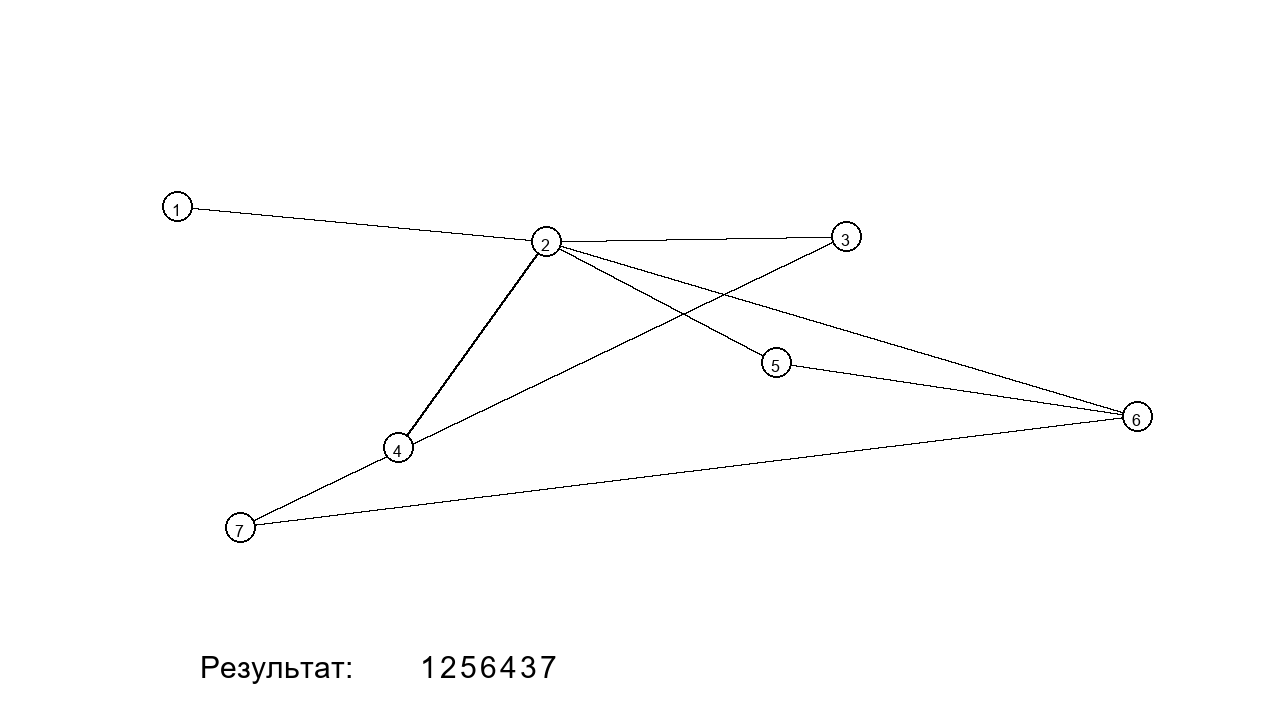

The Python source for this figure:
from PIL import Image, ImageDraw, ImageFont 
from random import randint 

videoDimensions = (1280, 720)
img = Image.new("RGB", videoDimensions, color = "white")
imgDrawer = ImageDraw.Draw(img)
font = ImageFont.truetype("arial.ttf", 16) 
font_text = ImageFont.truetype("arial.ttf", 30)

def graph_from_file():
   f = open("2 semestr/practice/Zadanie3/graph.txt", "r")
   l = f.readline().rsplit()
   N = int(l[0])
   N_R = int(l[1])
   A = [[0]*N for i in range(N)]
   for i in range(1, N_R + 1):
      l = f.readline().rsplit()
      A[int(l[0])][int(l[1])] = 1
   return A, N

def new_coord_1(X,Y):
   n = len(X)
   ni = int(n ** (1/2))
   nj = ni + 1
   if ni ** 2 == n:
      nj = ni
   elif ni*nj < n:
      ni += 1
   a = (videoDimensions[0] - 100) // nj 
   b = (videoDimensions[1] - 100) // ni 
   x = 50
   y = 50
   z = 1
   for i in range(ni):
      for j in range(nj):
         print(z)
         X[z] = randint(x, x+a)
         Y[z] = randint(y, y+b)
         x = (x+a) % (videoDimensions[0] - 100)
         z += 1
         if z>=n:
            return X,Y
      y += b

def draw_Graph(A,X,Y):
   for i in range(len(A)):
      for j in range(1, len(A)):
         if A[i][j] == 1:
            imgDrawer.line([(X[i], Y[i]), (X[j], Y[j])], "black", 2)

   for i in range(1, len(X)):
      imgDrawer.ellipse([(X[i] - 15, Y[i] - 15), (X[i] + 15, Y[i] + 15)], "white", "black", 2)
      imgDrawer.text((X[i] - 5, Y[i] - 5), str(i), (0,0,0), font)

def dfs(A,v, color, list):
   color[v] = 1
   for i in range(1, len(A)): 
      if A[v][i] == 1 and color[i] == 0:
         dfs(A,i, color, list)
   k[0] += 1
   list[len(A)-k[0]] = v
   color[v] = 2

A, N = graph_from_file()
color = [0]*N
list = [0]*N
X = [0]*N
Y = [0]*N
new_coord_1(X,Y)
draw_Graph(A,X,Y)
k = [0]
for v in range(1, N):
   if color[v] == 0:
      dfs(A, v, color, list)
imgDrawer.text((200,650), 'Результат: ', (0,0,0), font_text)
for i in range(1, len(list)):
   imgDrawer.text((400 + i*20,650), str(list[i]), (0,0,0), font_text)
img.show()
img.save("2 semestr/practice/Zadanie3/topol.png", "PNG")